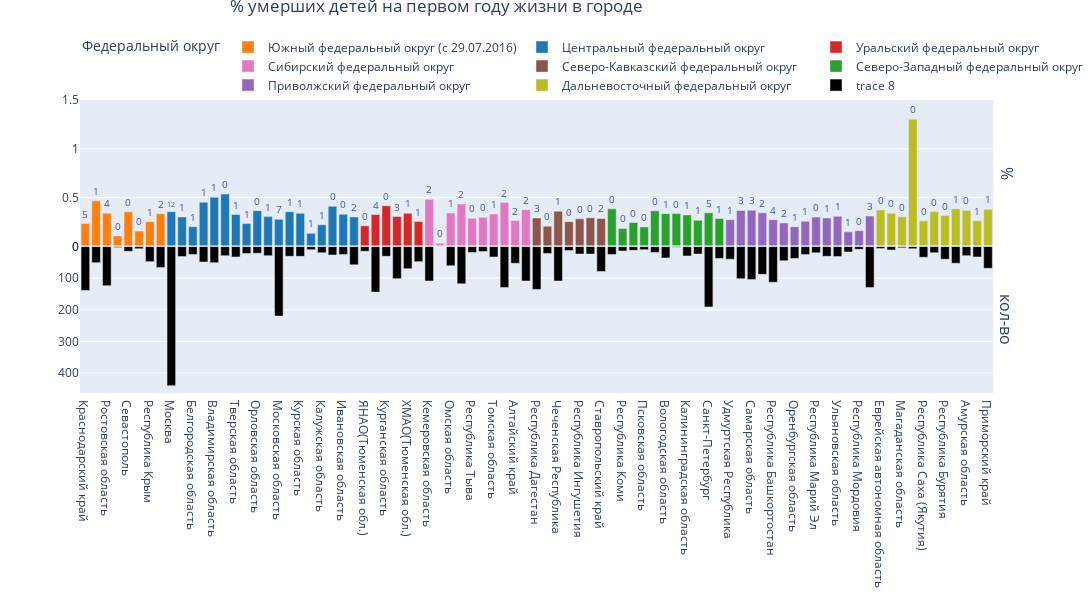

The notebook cell saved with this chart:
### Markdown cell above
А если смотреть в разрезе каждого региона, то картина следующая

### Code cell
mask_fed = data.sort_values(by='Федеральный округ',ascending=False,ignore_index=True) 
mask_fed['% умерших детей в деревне'] = ((mask_fed['число умерших детей на первом году жизни в деревне 2020']/mask_fed['Новорожденные']
                                          )*100).astype("float16")

mask_fed['% умерших детей в городе'] = ((mask_fed['число умерших детей на первом году жизни в городе 2020']/mask_fed['Новорожденные']
                                         )*100).astype("float16")       

fig = make_subplots(2,1,shared_xaxes=True,vertical_spacing=0,row_titles=['%','кол-во'])

for group in mask_fed['Федеральный округ'].unique():
    mask = mask_fed[mask_fed['Федеральный округ']==group]
    fig.add_trace(col=1,
                  row=1,
                  trace=go.Bar(x=mask['Регионы'],
                  y=mask['% умерших детей в городе'],
                  showlegend=True,
                  name=group,
                  text=mask['уровень населения'],
                  legend='legend1',
                  textposition='outside',
                  textfont={'size':10},
                  textfont_color='#3F51B5', 
                  marker_color = dct_colors[group]))


fig.add_trace(go.Bar(x=mask_fed['Регионы'],
                     y=mask_fed['число умерших детей на первом году жизни в городе 2020'],
                     marker_color='black'),row=2,col=1) 

fig.update_layout(height=600,title=dict(text='% умерших детей на первом году жизни в городе',x=0.4,y=1),
                  width=1500,
                  legend=dict(x=0, y=1.23,title='Федеральный округ'), legend_orientation="h")
fig.update_yaxes(autorange="reversed", row=2, col=1)
fig.update_yaxes(range=[0,1.5], row=1, col=1)
fig.show()

### Figure 1 — Plotly figure (JSON) as saved in the notebook; plotly's stock layout.template omitted (floating-point values rounded to 4 significant figures)
{"data": [{"legend": "legend", "marker": {"color": "#FF7F0E"}, "name": "Южный федеральный округ (с 29.07.2016)", "showlegend": true, "text": [5, 1, 4, 0, 0, 0, 1, 2], "textfont": {"color": "#3F51B5", "size": 10}, "textposition": "outside", "type": "bar", "x": ["Краснодарский край", "Астраханская область", "Ростовская область", "Республика Калмыкия", "Севастополь", "Республика Адыгея", "Республика Крым", "Волгоградская область"], "xaxis": "x", "y": [0.2346, 0.4675, 0.3398, 0.1082, 0.355, 0.1584, 0.2544, 0.3357], "yaxis": "y"}, {"legend": "legend", "marker": {"color": "#1F77B4"}, "name": "Центральный федеральный округ", "showlegend": true, "text": [12, 1, 1, 1, 1, 0, 1, 1, 0, 1, 7, 1, 1, 1, 1, 0, 0, 2], "textfont": {"color": "#3F51B5", "size": 10}, "textposition": "outside", "type": "bar", "x": ["Москва", "Ярославская область", "Белгородская область", "Тульская область", "Владимирская область", "Костромская область", "Тверская область", "Липецкая область", "Орловская область", "Брянская область", "Московская область", "Рязанская область", "Курская область", "Тамбовская область", "Калужская область", "Смоленская область", "Ивановская область", "Воронежская область"], "xaxis": "x", "y": [0.3562, 0.3022, 0.2024, 0.4531, 0.5039, 0.5366, 0.3276, 0.2344, 0.3662, 0.3059, 0.2781, 0.3562, 0.3403, 0.1345, 0.2225, 0.4119, 0.3306, 0.3027], "yaxis": "y"}, {"legend": "legend", "marker": {"color": "#D62728"}, "name": "Уральский федеральный округ", "showlegend": true, "text": [0, 4, 0, 3, 1, 1], "textfont": {"color": "#3F51B5", "size": 10}, "textposition": "outside", "type": "bar", "x": ["ЯНАО(Тюменская обл.)", "Свердловская область", "Курганская область", "Челябинская область", "ХМАО(Тюменская обл.)", "Тюменская обл.(кроме ХМАО,ЯНАО)"], "xaxis": "x", "y": [0.2115, 0.3274, 0.4172, 0.3066, 0.3398, 0.2559], "yaxis": "y"}, {"legend": "legend", "marker": {"color": "#E377C2"}, "name": "Сибирский федеральный округ", "showlegend": true, "text": [2, 0, 1, 2, 0, 0, 1, 2, 2, 2], "textfont": {"color": "#3F51B5", "size": 10}, "textposition": "outside", "type": "bar", "x": ["Кемеровская область", "Республика Алтай", "Омская область", "Иркутская область", "Республика Тыва", "Республика Хакасия", "Томская область", "Новосибирская область", "Алтайский край", "Красноярский край"], "xaxis": "x", "y": [0.4834, 0.03384, 0.3428, 0.4348, 0.2886, 0.2986, 0.332, 0.4504, 0.2654, 0.376], "yaxis": "y"}, {"legend": "legend", "marker": {"color": "#8C564B"}, "name": "Северо-Кавказский федеральный округ", "showlegend": true, "text": [3, 0, 1, 0, 0, 0, 2], "textfont": {"color": "#3F51B5", "size": 10}, "textposition": "outside", "type": "bar", "x": ["Республика Дагестан", "Кабардино-Балкарская Республика", "Чеченская Республика", "Карачаево-Черкесская Республика", "Республика Ингушетия", "Республика Северная Осетия-Алания", "Ставропольский край"], "xaxis": "x", "y": [0.2925, 0.2075, 0.3621, 0.2539, 0.2837, 0.2942, 0.2874], "yaxis": "y"}, {"legend": "legend", "marker": {"color": "#2CA02C"}, "name": "Северо-Западный федеральный округ", "showlegend": true, "text": [0, 0, 0, 0, 0, 1, 0, 1, 1, 5, 1], "textfont": {"color": "#3F51B5", "size": 10}, "textposition": "outside", "type": "bar", "x": ["Мурманская область", "Республика Коми", "Новгородская область", "Псковская область", "Республика Карелия", "Вологодская область", "Ненецкий АО.(Арх.обл.)", "Калининградская область", "Архангельская обл.(кроме НАО)", "Санкт-Петербург", "Ленинградская область"], "xaxis": "x", "y": [0.3857, 0.1848, 0.2456, 0.2002, 0.3655, 0.3364, 0.3367, 0.323, 0.2695, 0.3445, 0.2864], "yaxis": "y"}, {"legend": "legend", "marker": {"color": "#9467BD"}, "name": "Приволжский федеральный округ", "showlegend": true, "text": [1, 3, 3, 2, 4, 2, 1, 1, 0, 1, 1, 1, 0, 3], "textfont": {"color": "#3F51B5", "size": 10}, "textposition": "outside", "type": "bar", "x": ["Удмуртская Республика", "Нижегородская область", "Самарская область", "Пермский край", "Республика Башкортостан", "Саратовская область", "Оренбургская область", "Пензенская область", "Республика Марий Эл", "Кировская область", "Ульяновская область", "Чувашская Республика", "Республика Мордовия", "Республика Татарстан"], "xaxis": "x", "y": [0.2749, 0.3689, 0.3716, 0.3447, 0.2744, 0.2413, 0.2024, 0.2588, 0.301, 0.292, 0.3093, 0.1504, 0.162, 0.3125], "yaxis": "y"}, {"legend": "legend", "marker": {"color": "#BCBD22"}, "name": "Дальневосточный федеральный округ", "showlegend": true, "text": [0, 0, 0, 0, 0, 0, 0, 1, 0, 1, 1], "textfont": {"color": "#3F51B5", "size": 10}, "textposition": "outside", "type": "bar", "x": ["Еврейская автономная область", "Камчатский край", "Магаданская область", "Чукотский автономный округ", "Республика Саха (Якутия)", "Сахалинская область", "Республика Бурятия", "Хабаровский край", "Амурская область", "Забайкальский край", "Приморский край"], "xaxis": "x", "y": [0.3738, 0.3396, 0.3044, 1.304, 0.2625, 0.3577, 0.3169, 0.3857, 0.3694, 0.2644, 0.3821], "yaxis": "y"}, {"marker": {"color": "black"}, "type": "bar", "x": ["Краснодарский край", "Астраханская область", "Ростовская область", "Республика Калмыкия", "Севастополь", "Республика Адыгея", "Республика Крым", "Волгоградская область", "Москва", "Ярославская область", "Белгородская область", "Тульская область", "Владимирская область", "Костромская область", "Тверская область", "Липецкая область", "Орловская область", "Брянская область", "Московская область", "Рязанская область", "Курская область", "Тамбовская область", "Калужская область", "Смоленская область", "Ивановская область", "Воронежская область", "ЯНАО(Тюменская обл.)", "Свердловская область", "Курганская область", "Челябинская область", "ХМАО(Тюменская обл.)", "Тюменская обл.(кроме ХМАО,ЯНАО)", "Кемеровская область", "Республика Алтай", "Омская область", "Иркутская область", "Республика Тыва", "Республика Хакасия", "Томская область", "Новосибирская область", "Алтайский край", "Красноярский край", "Республика Дагестан", "Кабардино-Балкарская Республика", "Чеченская Республика", "Карачаево-Черкесская Республика", "Республика Ингушетия", "Республика Северная Осетия-Алания", "Ставропольский край", "Мурманская область", "Республика Коми", "Новгородская область", "Псковская область", "Республика Карелия", "Вологодская область", "Ненецкий АО.(Арх.обл.)", "Калининградская область", "Архангельская обл.(кроме НАО)", "Санкт-Петербург", "Ленинградская область", "Удмуртская Республика", "Нижегородская область", "Самарская область", "Пермский край", "Республика Башкортостан", "Саратовская область", "Оренбургская область", "Пензенская область", "Республика Марий Эл", "Кировская область", "Ульяновская область", "Чувашская Республика", "Республика Мордовия", "Республика Татарстан", "Еврейская автономная область", "Камчатский край", "Магаданская область", "Чукотский автономный округ", "Республика Саха (Якутия)", "Сахалинская область", "Республика Бурятия", "Хабаровский край", "Амурская область", "Забайкальский край", "Приморский край"], "xaxis": "x2", "y": [139, 51, 124, 3, 15, 7, 48, 66, 440, 32, 25, 49, 51, 29, 33, 22, 21, 29, 220, 31, 31, 10, 20, 27, 25, 58, 15, 144, 31, 102, 70, 48, 109, 1, 61, 118, 19, 16, 33, 130, 53, 109, 136, 22, 109, 13, 24, 24, 79, 25, 14, 12, 10, 19, 36, 2, 30, 24, 191, 38, 40, 102, 104, 88, 113, 45, 38, 25, 20, 31, 32, 17, 9, 130, 6, 11, 4, 7, 34, 20, 40, 53, 29, 33, 69], "yaxis": "y2"}], "layout": {"annotations": [{"font": {"size": 16}, "showarrow": false, "text": "%", "textangle": 90, "x": 0.98, "xanchor": "left", "xref": "paper", "y": 0.75, "yanchor": "middle", "yref": "paper"}, {"font": {"size": 16}, "showarrow": false, "text": "кол-во", "textangle": 90, "x": 0.98, "xanchor": "left", "xref": "paper", "y": 0.25, "yanchor": "middle", "yref": "paper"}], "height": 600, "legend": {"orientation": "h", "title": {"text": "Федеральный округ"}, "x": 0, "y": 1.23}, "title": {"text": "% умерших детей на первом году жизни в городе", "x": 0.4, "y": 1}, "width": 1500, "xaxis": {"anchor": "y", "domain": [0, 0.98], "matches": "x2", "showticklabels": false}, "xaxis2": {"anchor": "y2", "domain": [0, 0.98]}, "yaxis": {"anchor": "x", "domain": [0.5, 1], "range": [0, 1.5]}, "yaxis2": {"anchor": "x2", "autorange": "reversed", "domain": [0, 0.5]}}}
